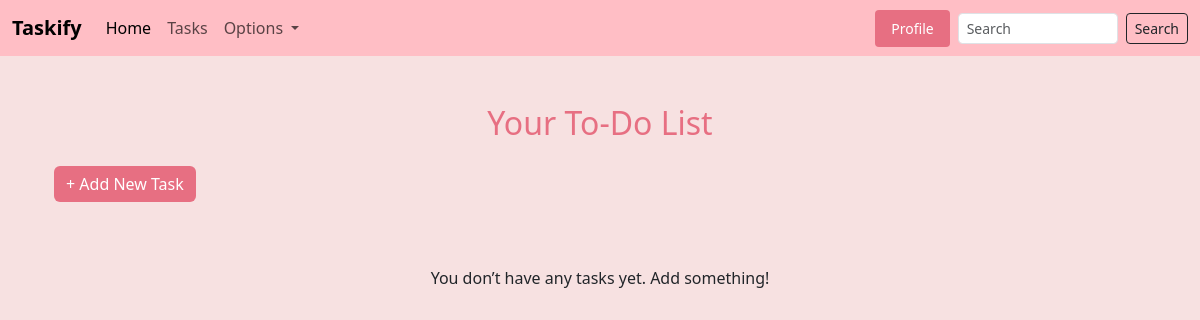
Page /tasks/ (signed in) on the earlier database version.
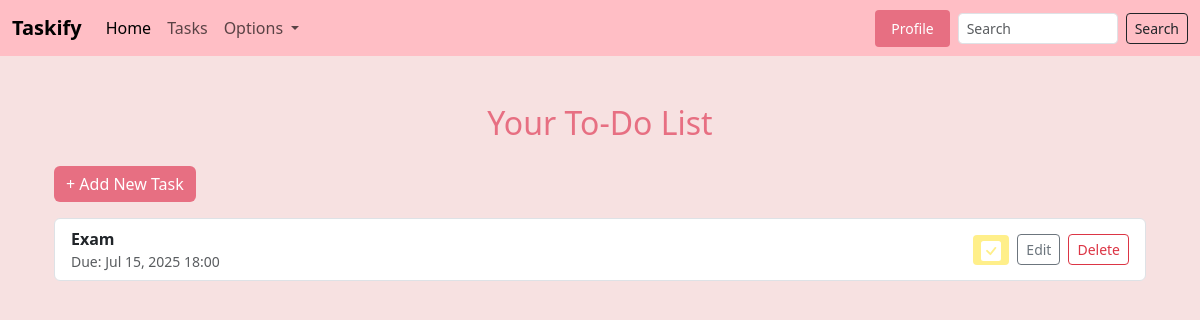
Same page on the later database version.
### todo/models.py (models this page shows, shortened)
class Task(models.Model):
    user = models.ForeignKey(User, on_delete=models.CASCADE)
    title = models.CharField(max_length=100)
    description = models.TextField(blank=True)
    deadline = models.DateTimeField(null=True, blank=True)
    completed = models.BooleanField(default=False)
    created_at = models.DateTimeField(auto_now_add=True)

### todo/views.py (the view)
# urls.py: path('tasks/', views.task_list, name='task_list'),
@login_required
def task_list(request):
    tasks = Task.objects.filter(user=request.user)
    return render(request, 'todo/task_list.html', {'tasks': tasks})

### templates/todo/task_list.html (shortened to what this page needs)
{% extends 'todo/base.html' %}
{% block content %}
    <div class="container py-5">
        <h2 class="mb-4 text-center" style="color: #e76f82;">Your To-Do
            List</h2>
        <a href="{% url 'create_task' %}" class="btn btn-pink mb-3">+ Add New Task</a>
        {% if tasks %}
            <ul class="list-group">
                {% for task in tasks %}
                    <li class="list-group-item d-flex justify-content-between align-items-center">
                        <div>
                            <strong>{{ task.title }}</strong>
                            {% if task.deadline %}
                                <small class="text-muted d-block">Due: {{ task.deadline|date:"M d, Y H:i" }}</small>
                            {% endif %}
                        </div>
                        <div class="d-flex align-items-center gap-2">
                            <form action="{% url 'toggle_task' task.id %}" method="post" class="d-inline">
                                <button type="submit"
                                        class="btn btn-sm {% if task.completed %}btn-green{% else %}btn-yellow{% endif %}"
                                        title="Toggle Status">
                                </button>
                            </form>
                            <a href="{% url 'edit_task' task.id %}" class="btn btn-sm btn-outline-secondary">Edit</a>
                            <a href="{% url 'delete_task' task.id %}" class="btn btn-sm btn-outline-danger">Delete</a>
                        </div>
                    </li>
                {% endfor %}
            </ul>
        {% else %}
            <p class="text-center mt-5">You don’t have any tasks yet. Add something!</p>
        {% endif %}
    </div>
{% endblock %}

Differences in the rows shown:
added Task: title "Exam", deadline "Jul 15, 2025 18:00"
Other differences:
text no longer shown: "You don’t have any tasks yet. Add something!"
